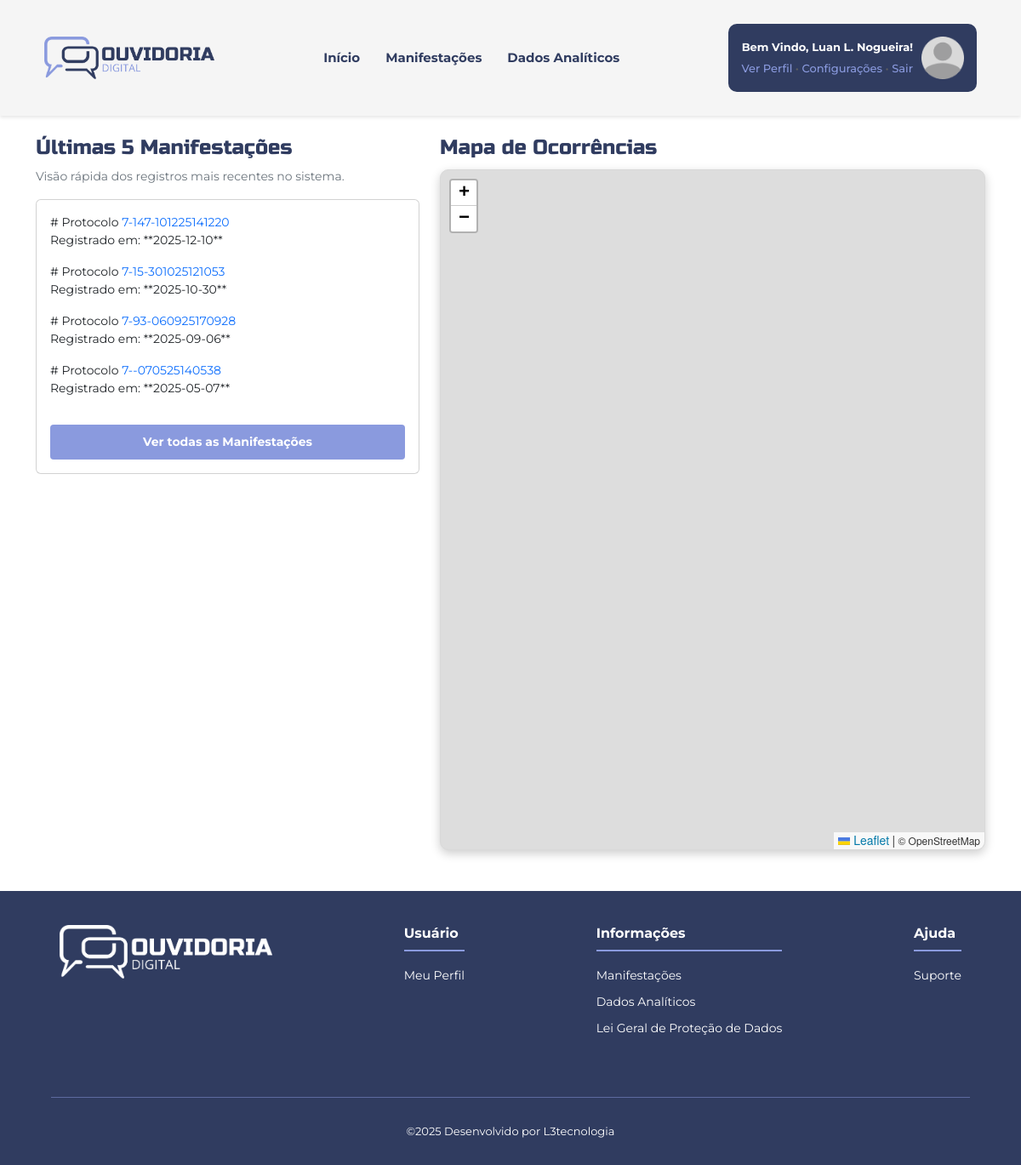
/painel_adm/dashboard.php?id=7 (signed in), run on the app's committed database.
### tables this page shows
CREATE TABLE `tb_manifestacoes` (
  `id_manifestacao` int(11) NOT NULL,
  `motivo_manifestacao` varchar(100) NOT NULL,
  `id_entidade_manifestacao` int(11) NOT NULL,
  `id_tipo_manifestacao` int(11) NOT NULL,
  `conteudo_manifestacao` text NOT NULL,
  `observacoes_manifestacao` text NOT NULL,
  `local_manifestacao` varchar(200) NOT NULL,
  `arquivo_manifestacao` varchar(200) NOT NULL,
  `id_usuario_manifestacao` int(11) NOT NULL,
  `status_manifestacao` varchar(20) NOT NULL,
  `data_manifestacao` date NOT NULL,
  `protocolo_manifestacao` varchar(100) NOT NULL
);

### painel_adm/model/ManifestacoesModel.php (called while the page is built, shortened)
<?php
class Manifestacoes
{
    private Conexao $conexao;
    public function __construct()
    {
        $this->conexao = new Conexao;
    }
    public function chama_manifestacao_lista($id_entidade_manifestacao)
    {
        $query = "SELECT protocolo_manifestacao, id_manifestacao, data_manifestacao, status_manifestacao FROM tb_manifestacoes WHERE id_entidade_manifestacao = :id_entidade_manifestacao ORDER BY data_manifestacao DESC LIMIT 5";
        try {
            $conn = $this->conexao->Conectar();
            $stmt = $conn->prepare($query);
            $stmt->bindValue(':id_entidade_manifestacao', $id_entidade_manifestacao);
            $stmt->execute();
            return $r = $stmt->fetchAll(PDO::FETCH_ASSOC);
        } catch (PDOException $e) {
            throw new Exception('Erro chamar a manifestação: ' . $e->getMessage());
        }
    }
}

### painel_adm/dashboard.php (the view, shortened to what this page needs)
<?php
require 'controladores/header.php';
require 'model/LocalizacaoModel.php';
require 'model/ManifestacoesModel.php';
$manifestacao = new Manifestacoes;
$manifestacao_protocolo = $manifestacao->chama_manifestacao_lista($_SESSION['id_entidade']);
?>
<div class="container">
    <div class="row">
        <div class="col-lg-5 mt-4">
            <h4 class="text-start" style="color: var(--cor-primaria); font-family: var(--font-titulo);">Últimas 5 Manifestações</h4>
            <p class="text-secondary">Visão rápida dos registros mais recentes no sistema.</p>
            <div class="card p-3 mb-3 ultimas-manifestacoes-card">
                <?php foreach ($manifestacao_protocolo as $item): ?>
                    <div class="manifestacao-item">
                        <div class="item-header">
                            <span class="protocolo"># Protocolo <a href="manifestacao.php?protocolo=<?= $item['protocolo_manifestacao'] ?>"><?= $item['protocolo_manifestacao'] ?></a></span>
                        </div>
                        <div class="item-body">
                            <p class="data-registro">Registrado em: **<?= $item['data_manifestacao'] ?>**</p>
                        </div>
                    </div>
                <?php endforeach; ?>
                <a href="minhas_manifestacoes.php" class="btn btn-sm mt-3" style="background-color: var(--cor-secundaria); color: var(--cor-branca);">Ver todas as Manifestações</a>
            </div>
        </div>
        <div class="col-lg-7 mt-4">
            <h4 class="text-start" style="color: var(--cor-primaria); font-family: var(--font-titulo); margin-bottom: 10px;">Mapa de Ocorrências</h4>
            <div>
                <div id="mapa"></div>
            </div>
        </div>
    </div>
</div>
<?php require 'controladores/footer.php' ?>

### assets/css/style.css (style rules this page uses)
* { margin: 0; padding: 0; box-sizing: border-box; list-style: none; text-decoration: none !important; transition: all 0.3s; }
:root { --cor-primaria: #303c60; --cor-secundaria: #8a9ade; --cor-branca: #ffffff; --cor-bg: #ecf5fb; --cor-cinza: #9e9e9f; --cor-cinza-light: #d9d9d9; --cor-cinza-light2: #f5f5f5; --cor-cinza-dark: #5f5f5f; --cor-amarela: #e9b91a; --cor-lilas: #d8217b; --cor-laranja: #ff7f17; --cor-vermelha: #f72627; --cor-verde: #007833; --cor-azul: #0081f7; --font-titulo: "Russo One", sans-serif; --font-texto: "Montserrat", sans-serif; }
.btn { font-family: var(--font-texto); font-size: 14px; font-weight: 700; color: var(--cor-branca); border: none; padding: 10px 20px; cursor: pointer; width: 100%; }
body { font-family: var(--font-texto); font-size: 14px; }
#mapa { height: 100vh; width: 100%; border-radius: 10px; box-shadow: 0 4px 12px rgba(0, 0, 0, 0.2); overflow: hidden; border: 1px solid var(--cor-cinza-light); }

### painel_adm/controladores/header.php (style rules this page uses)
#mapa { height: 100vh; width: 100%; border-radius: 10px; box-shadow: 0 4px 12px rgba(0, 0, 0, 0.2); overflow: hidden; border: 1px solid var(--cor-cinza-light); }

### data on the page
tb_manifestacoes: protocolo_manifestacao "7-147-101225141220", data_manifestacao "2025-12-10"
tb_manifestacoes: protocolo_manifestacao "7-15-301025121053", data_manifestacao "2025-10-30"
tb_manifestacoes: protocolo_manifestacao "7-93-060925170928", data_manifestacao "2025-09-06"
tb_manifestacoes: protocolo_manifestacao "7--070525140538", data_manifestacao "2025-05-07"

### other printed values
$_SESSION['nome'] "Luan L. Nogueira"
